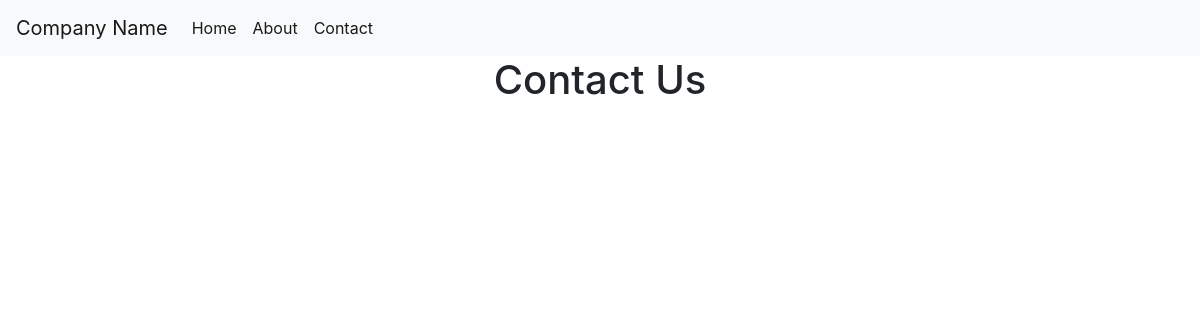
/contact, run on an earlier commit of the app's database.
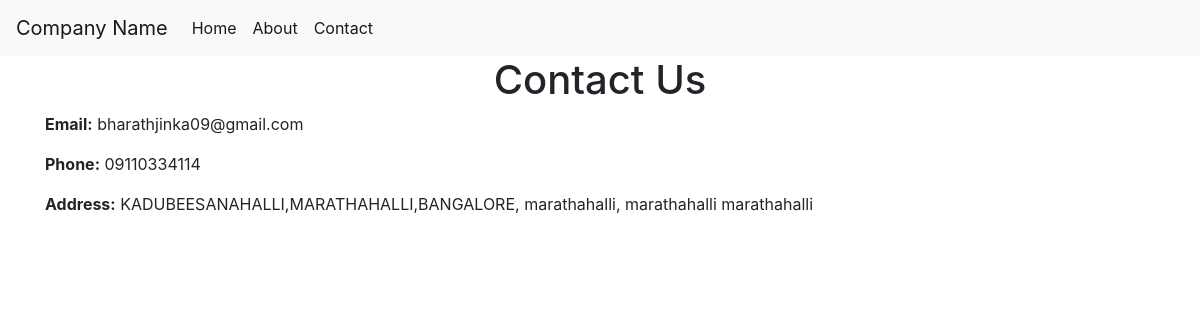
And on a later commit of the database.
### app/models.py (models this page shows, shortened)
class Contact(models.Model):
	email = models.CharField(max_length=250)
	phone = models.CharField(max_length=250)
	address = models.TextField(max_length=500)

### app/views.py (the view)
# urls.py: path('contact', views.contact, name="contact"),
def contact(request):
	contact = Contact.objects.all()
	context = {'contact':contact}
	return render(request,"contact.html",context)

### templates/contact.html
{% extends 'base.html' %}
{% block content %}
	<h1 class="text-center">
		Contact Us
	</h1>
	{% for c in contact %}
		<p>
			<strong>Email:</strong>  {{ c.email }}
		</p>
		<p><strong>Phone:</strong> {{ c.phone }}</p>
		<address>
			<strong>Address:</strong> {{ c.address }}
		</address>
	{% endfor %}
{% endblock %}

### templates/base.html (shortened to what this page needs)
<!DOCTYPE html>
<html>
<head>
<link rel="stylesheet" href="https://maxcdn.bootstrapcdn.com/bootstrap/4.0.0/css/bootstrap.min.css">
</head>
<body>
		{% include 'includes/navbar.html' %}
	<div class="container">
		{% block content %}
		{% endblock %}
	</div>
</body>
</html>

### templates/includes/navbar.html (shortened to what this page needs)
<nav class="navbar navbar-expand-lg navbar-light bg-light">
  <a class="navbar-brand" href="#">Company Name</a>
  <div class="collapse navbar-collapse" id="navbarSupportedContent">
    <ul class="navbar-nav mr-auto">
      <li class="nav-item active">
        <a class="nav-link" href="/">Home</a>
      </li>
      <li class="nav-item active">
        <a class="nav-link" href="/about">About</a>
      </li>
      <li class="nav-item active">
        <a class="nav-link" href="/contact">Contact</a>
      </li>
    </ul>
  </div>
</nav>

What changed in the data, as far as the page shows it:
added Contact: email "bharathjinka09@gmail.com", phone "09110334114", address "KADUBEESANAHALLI,MARATHAHALLI,BANGALORE, marathahalli, marathahalli marathahalli"
